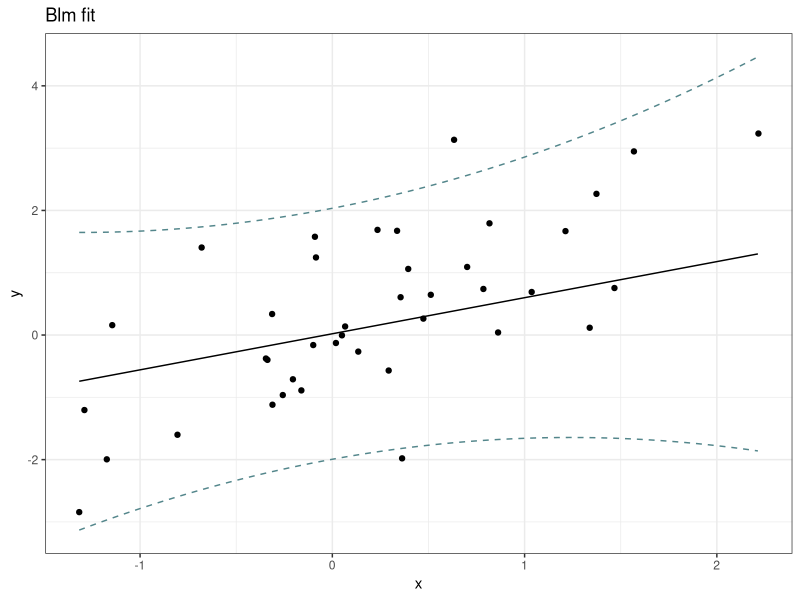

R code for this plot:
## ---- chunk 1
knitr::opts_chunk$set(echo = TRUE)
## ---- chunk 2
# Declaring functions in the correct order.

set.seed(300)

predict.blm <- function(object, variances=FALSE, ...){

    mxy <- object$posterior$mu
    Sxy <- object$posterior$Sigma

    formula <- object$terms
    responseless.formula <- delete.response(terms(formula))
    frame <- model.frame(responseless.formula, ...)
    theta_x <- model.matrix(responseless.formula, frame)

    means = vector(length=nrow(theta_x))
    sds = vector(length=nrow(theta_x))
    for(i in seq_along(means)) {
        means[i] <- t(mxy) %*% theta_x[i,]
        sds[i] <- 1/object$beta + (t(theta_x[i,]) %*% Sxy %*% theta_x[i,])
    }

    if(variances==TRUE) return(list(mean=means, var=sds))

    means
}

fitted.blm <- fitted.values.blm <- function(object, ...) predict(object)

deviance.blm <- function(object, ...){
    object$model[,1]-fitted(object, ...)
}

terms.blm <- function(x, ...) terms(x$terms)

## ---- chunk 3

make_prior <- function(model, alpha){
    n <- ncol(model.matrix(model))
    list(mu=vector("numeric", length=n), Sigma=diag(1/alpha, nrow=n))
}

update <- function(model, prior, beta, ...) {
    data <- model.frame(model)
    mx <- model.matrix(model, ...)
    Sxy <- solve(prior$Sigma + beta * t(mx) %*% mx)
    mxy <- beta * Sxy %*% t(mx) %*% data[,1]
    list(mu=mxy, Sigma=Sxy)
}


blm <- function(model, alpha, beta, ...) {

    prior <- make_prior(model, alpha)
    posterior <- update(model, prior, beta, ...)

    obj <- list(coefficients=t(posterior$mu),
                variances=posterior$Sigma,
                model=model.frame(model),
                prior=prior,
                posterior=posterior,
                terms=model,
                alpha=alpha,
                beta=beta)
    class(obj) <- "blm"
    obj
}


## ---- chunk 4

x <- rnorm(40)
y <- rnorm(40, x)
z <- x/y

fit <- blm(y ~ x + z, 1, 1)

## ---- chunk 5

coefficients.blm <- coef.blm <- function(x){
    n <- colnames(x$coefficients)
    coefs <- as.vector(x$coefficients)
    names(coefs) <- n
    coefs
}

coefficients(fit)

## ---- chunk 6
#    parm: a specification of which parameters are to be given
#          confidence intervals, either a vector of numbers or a vector
#          of names.  If missing, all parameters are considered.
#    extra parm feature, if the parm is the response, it gives confidence
#    intervals on the data, and if new data is given, it gives confidence
#    intervals on the newly predicted data.
confint.blm <- function(object, parm, level = 0.95, ...){

    response = names(object$model)[1]

    if(level<0.5){
        a <- c(level/2, 1-level/2)
    } else {
        a <- c((1-level)/2, 1-(1-level)/2)
    }

    variables = names(coefficients(object))
    if(missing(parm)) parm = variables
    if(parm[1]==response){
        if(is.null(list(...)$data)){
            fit <- predict(object, variances=TRUE)
            list(lb=qnorm(a[1], fit$mean, fit$var),
                 ub=qnorm(a[2], fit$mean, fit$var))
        } else {
            fit <- predict(object, variances=TRUE, ...)
            list(lb=qnorm(a[1], fit$mean, fit$var),
                 ub=qnorm(a[2], fit$mean, fit$var))
        }
    } else {
        m <- matrix(0, nrow=length(parm), ncol=2)
        colnames(m) <- c(paste(a[1]*100, "%"), paste(a[2]*100, "%"))
        rownames(m) <- parm

        for(i in parm){
            m[i, 1] <- qnorm(a[1], mean=object$posterior$mu[i,1],
                             sd=sqrt(object$posterior$Sigma[i,i]))
            m[i, 2] <- qnorm(a[2], mean=object$posterior$mu[i,1],
                             sd=sqrt(object$posterior$Sigma[i,i]))
        }

        m
    }
}

confint(fit)

confint(fit, "y")
## ---- chunk 7

deviance.blm <- function(object, ...) sum((object$model[,1]-fitted(object, ...))^2)

deviance(fit)
## ---- chunk 8

fitted.blm <- fitted.values.blm <- function(object, ...) predict(object)

fitted(fit)

## ---- chunk 9

plot.blm <- function(x, ...){
    if(is.null(list(...)$ggplot)) { ggplot = TRUE } else { ggplot = list(...)$ggplot }
    if(requireNamespace("ggplot2", quietly = TRUE) && ggplot==TRUE) {
        data = x$model
        variables = colnames(x$model)

        c = Inf
        regression_data = list()

        for(var in variables[-1]){
            if(c==Inf){
                min <- min(data[,var]); max = max(data[,var])
                sequence <- seq(min, max, by=0.01)
                c <- length(sequence)
                regression_data <- c(regression_data, list(sequence))
            } else {
                min <- min(data[,var]); max = max(data[,var])
                sequence <- seq(min, max, by=(max-min)/c)
                regression_data <- c(regression_data, list(sequence[1:c]))
            }
        }

        regression_data = data.frame(regression_data)
        colnames(regression_data) = variables[-1]

        prediction <- predict(x, data=regression_data)
        cfi <- confint(x, variables[1], data=regression_data)

        figure <- ggplot2::qplot(data[,2], data[,1]) + ggplot2::theme_bw()
        figure <- figure + ggplot2::labs(x=variables[2], y=variables[1], title="Blm fit")
        figure <- figure + ggplot2::geom_line(ggplot2::aes(x=regression_data[,1],
                                                           y=prediction),
                                              )
        figure <- figure + ggplot2::geom_line(ggplot2::aes(x=regression_data[,1],
                                                           y=cfi$lb),
                                              linetype=2, color="cadetblue4")
        figure <- figure + ggplot2::geom_line(ggplot2::aes(x=regression_data[,1],
                                                           y=cfi$ub),
                                              linetype=2, color="cadetblue4")
        figure
    } else {
        # Make a normal print version
    }
}

plot(fit)

## ---- chunk 10

predict.blm <- function(object, variances=FALSE, ...){

    mxy <- object$posterior$mu
    Sxy <- object$posterior$Sigma

    formula <- object$terms
    responseless.formula <- delete.response(terms(formula))
    frame <- model.frame(responseless.formula, ...)
    theta_x <- model.matrix(responseless.formula, frame)

    means = vector(length=nrow(theta_x))
    sds = vector(length=nrow(theta_x))
    for(i in seq_along(means)) {
        means[i] <- t(mxy) %*% theta_x[i,]
        sds[i] <- 1/object$beta + (t(theta_x[i,]) %*% Sxy %*% theta_x[i,])
    }

    if(variances==TRUE) return(list(mean=means, var=sds))

    means
}

newdata <- data.frame(x=rnorm(5), z=rnorm(5))

predict(fit, data=newdata)

## ---- chunk 11
print.blm <- function(x){
    cat("blm model: "); print(x$terms)
    cat("\n")
    cat("Posterior:\n")
    print(t(x$posterior$mu)); cat("\n")
    print(x$posterior$Sigma)
}

fit
## ---- chunk 12

residuals.blm <- function(object, ...) object$model[,1]-predict(object, ...)

residuals(fit)

## ---- chunk 13

summary.blm <- function(object, ...){

    ## run some tests and statistics on the bayesian models

    cf <- confint(object)
    Rsquared <- 1-sum(residuals(object)^2)/sum((object$model[,1]-mean(object$model[,1]))^2)

    obj <- list(terms=object$terms, confint=cf, coefficients=t(object$coefficients),
                Rsquared=Rsquared)
    class(obj) <- "summary.blm"
    obj
}

print.summary.blm <- function(x) {
    cat("blm model: "); print(x$terms)
    cat("\n")

    cat("Coefficients:\n");
    ct = x$coefficients
    colnames(ct) <- c("Mean")
    print(ct)

    cat("\nConfindence intervals: \n")
    print(x$confint)

    cat("\nR-squared:", x$Rsquared)
    cat("\n")
}

summary(fit)

